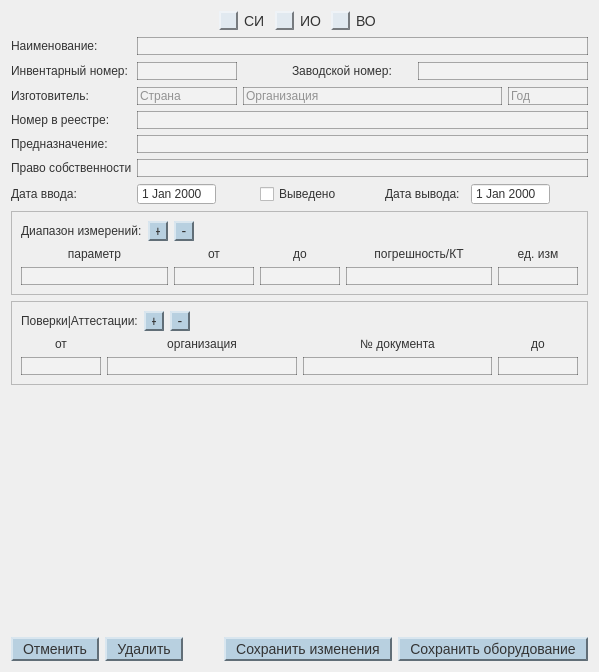
<?xml version="1.0" encoding="UTF-8"?>
<ui version="4.0">
 <class>add_Arenda</class>
 <widget class="QDialog" name="add_Arenda">
  <property name="geometry">
   <rect>
    <x>0</x>
    <y>0</y>
    <width>599</width>
    <height>672</height>
   </rect>
  </property>
  <property name="windowTitle">
   <string>Dialog</string>
  </property>
  <property name="styleSheet">
   <string notr="true">QWidget {
 color: #333333;
}

QLabel {
 color: #333333;
 background-color: rgba(0, 0, 0, 0);
}

QTableView {
 color: #333333;
 border: 2px solid rgba(0, 0, 0, 70);
 background-color: #f0e6d2;
 gridline-color: rgba(180, 180, 180, 128);
}

QTableView::item:selected {
 color: #333333;
 background-color: rgba(180, 200, 220, 128);
}

QRadioButton {
 font-size: 14px;
}

QRadioButton:checked {
 font-size: 14px;
 background-color: #e1e9f0;
}

QRadioButton::indicator {
    width: 15px;
    height: 15px;
}
QRadioButton::indicator:checked {
 background-color: #a0c0d0;
    border: 2px solid rgba(255, 255, 255, 0);
 border-top-color: rgba(0, 0, 0, 120);
 border-left-color: rgba(0, 0, 0, 120);
 border-bottom-color: rgba(255, 255, 255, 120);
 border-right-color: rgba(255, 255, 255, 120);
}
QRadioButton::indicator:unchecked {
 background-color: #e1e9f0;
    border: 2px solid rgba(255, 255, 255, 0);
 border-top-color: rgba(255, 255, 255, 120);
 border-left-color: rgba(255, 255, 255, 120);
 border-bottom-color: rgba(0, 0, 0, 120);
 border-right-color: rgba(0, 0, 0, 120);
}

QLineEdit {
 border: 1px solid rgba(0, 0, 0, 80);
 background-color: rgba(255, 255, 255, 40);
}

QTextEdit {
 border: 1px solid rgba(0, 0, 0, 80);
 background-color: rgba(255, 255, 255, 40);
}

QPushButton {
 background-color: #b8d0e0;
    border: 2px solid rgba(255, 255, 255, 0);
 border-top-color: rgba(255, 255, 255, 120);
 border-left-color: rgba(255, 255, 255, 120);
 border-bottom-color: rgba(0, 0, 0, 120);
 border-right-color: rgba(0, 0, 0, 120);
    padding: 2px 10px;
    font-size: 14px;
}

QPushButton:hover {
 background-color: #c8dfe8;
}

QPushButton:pressed {
 background-color: #a0b8c8;
    border-top-color: rgba(0, 0, 0, 120);
 border-left-color: rgba(0, 0, 0, 120);
 border-bottom-color: rgba(255, 255, 255, 120);
 border-right-color: rgba(255, 255, 255, 120);
}
</string>
  </property>
  <layout class="QVBoxLayout" name="verticalLayout">
   <item>
    <layout class="QHBoxLayout" name="horizontalLayout_11">
     <item>
      <spacer name="horizontalSpacer_3">
       <property name="orientation">
        <enum>Qt::Orientation::Horizontal</enum>
       </property>
       <property name="sizeHint" stdset="0">
        <size>
         <width>40</width>
         <height>20</height>
        </size>
       </property>
      </spacer>
     </item>
     <item>
      <widget class="QRadioButton" name="radioButton_SI">
       <property name="minimumSize">
        <size>
         <width>50</width>
         <height>0</height>
        </size>
       </property>
       <property name="text">
        <string>СИ</string>
       </property>
      </widget>
     </item>
     <item>
      <widget class="QRadioButton" name="radioButton_IO">
       <property name="minimumSize">
        <size>
         <width>50</width>
         <height>0</height>
        </size>
       </property>
       <property name="text">
        <string>ИО</string>
       </property>
      </widget>
     </item>
     <item>
      <widget class="QRadioButton" name="radioButton_VO">
       <property name="minimumSize">
        <size>
         <width>50</width>
         <height>0</height>
        </size>
       </property>
       <property name="text">
        <string>ВО</string>
       </property>
      </widget>
     </item>
     <item>
      <spacer name="horizontalSpacer_6">
       <property name="orientation">
        <enum>Qt::Orientation::Horizontal</enum>
       </property>
       <property name="sizeHint" stdset="0">
        <size>
         <width>40</width>
         <height>20</height>
        </size>
       </property>
      </spacer>
     </item>
    </layout>
   </item>
   <item>
    <layout class="QHBoxLayout" name="horizontalLayout_2">
     <item>
      <widget class="QLabel" name="label_2">
       <property name="minimumSize">
        <size>
         <width>120</width>
         <height>0</height>
        </size>
       </property>
       <property name="maximumSize">
        <size>
         <width>100</width>
         <height>16777215</height>
        </size>
       </property>
       <property name="text">
        <string>Наименование:</string>
       </property>
      </widget>
     </item>
     <item>
      <widget class="QLineEdit" name="lineEdit_naim"/>
     </item>
    </layout>
   </item>
   <item>
    <layout class="QHBoxLayout" name="horizontalLayout_19">
     <item>
      <layout class="QHBoxLayout" name="horizontalLayout">
       <item>
        <widget class="QLabel" name="label">
         <property name="minimumSize">
          <size>
           <width>120</width>
           <height>0</height>
          </size>
         </property>
         <property name="maximumSize">
          <size>
           <width>120</width>
           <height>16777215</height>
          </size>
         </property>
         <property name="text">
          <string>Инвентарный номер:</string>
         </property>
        </widget>
       </item>
       <item>
        <widget class="QLineEdit" name="lineEdit_inv">
         <property name="minimumSize">
          <size>
           <width>100</width>
           <height>0</height>
          </size>
         </property>
         <property name="maximumSize">
          <size>
           <width>80</width>
           <height>16777215</height>
          </size>
         </property>
        </widget>
       </item>
      </layout>
     </item>
     <item>
      <spacer name="horizontalSpacer_5">
       <property name="orientation">
        <enum>Qt::Orientation::Horizontal</enum>
       </property>
       <property name="sizeHint" stdset="0">
        <size>
         <width>40</width>
         <height>20</height>
        </size>
       </property>
      </spacer>
     </item>
     <item>
      <layout class="QHBoxLayout" name="horizontalLayout_3">
       <item>
        <widget class="QLabel" name="label_3">
         <property name="minimumSize">
          <size>
           <width>120</width>
           <height>0</height>
          </size>
         </property>
         <property name="maximumSize">
          <size>
           <width>120</width>
           <height>16777215</height>
          </size>
         </property>
         <property name="text">
          <string>Заводской номер:</string>
         </property>
        </widget>
       </item>
       <item>
        <widget class="QLineEdit" name="lineEdit_zav">
         <property name="minimumSize">
          <size>
           <width>170</width>
           <height>0</height>
          </size>
         </property>
        </widget>
       </item>
      </layout>
     </item>
    </layout>
   </item>
   <item>
    <layout class="QHBoxLayout" name="horizontalLayout_5">
     <item>
      <widget class="QLabel" name="label_5">
       <property name="minimumSize">
        <size>
         <width>120</width>
         <height>0</height>
        </size>
       </property>
       <property name="maximumSize">
        <size>
         <width>120</width>
         <height>16777215</height>
        </size>
       </property>
       <property name="text">
        <string>Изготовитель:</string>
       </property>
      </widget>
     </item>
     <item>
      <widget class="QLineEdit" name="lineEdit_izg_org">
       <property name="maximumSize">
        <size>
         <width>100</width>
         <height>16777215</height>
        </size>
       </property>
       <property name="placeholderText">
        <string>Страна</string>
       </property>
      </widget>
     </item>
     <item>
      <widget class="QLineEdit" name="lineEdit_izg_country">
       <property name="placeholderText">
        <string>Организация</string>
       </property>
      </widget>
     </item>
     <item>
      <widget class="QLineEdit" name="lineEdit_izg_year">
       <property name="maximumSize">
        <size>
         <width>80</width>
         <height>16777215</height>
        </size>
       </property>
       <property name="placeholderText">
        <string>Год</string>
       </property>
      </widget>
     </item>
    </layout>
   </item>
   <item>
    <layout class="QHBoxLayout" name="horizontalLayout_10">
     <item>
      <widget class="QLabel" name="label_10">
       <property name="minimumSize">
        <size>
         <width>120</width>
         <height>0</height>
        </size>
       </property>
       <property name="text">
        <string>Номер в реестре:</string>
       </property>
      </widget>
     </item>
     <item>
      <widget class="QLineEdit" name="lineEdit_reestr">
       <property name="minimumSize">
        <size>
         <width>0</width>
         <height>0</height>
        </size>
       </property>
      </widget>
     </item>
    </layout>
   </item>
   <item>
    <layout class="QHBoxLayout" name="horizontalLayout_8">
     <item>
      <widget class="QLabel" name="label_8">
       <property name="minimumSize">
        <size>
         <width>120</width>
         <height>0</height>
        </size>
       </property>
       <property name="maximumSize">
        <size>
         <width>120</width>
         <height>16777215</height>
        </size>
       </property>
       <property name="text">
        <string>Предназначение:</string>
       </property>
      </widget>
     </item>
     <item>
      <widget class="QLineEdit" name="lineEdit_pred">
       <property name="minimumSize">
        <size>
         <width>200</width>
         <height>0</height>
        </size>
       </property>
      </widget>
     </item>
    </layout>
   </item>
   <item>
    <layout class="QHBoxLayout" name="horizontalLayout_6">
     <item>
      <widget class="QLabel" name="label_6">
       <property name="minimumSize">
        <size>
         <width>120</width>
         <height>0</height>
        </size>
       </property>
       <property name="maximumSize">
        <size>
         <width>120</width>
         <height>16777215</height>
        </size>
       </property>
       <property name="text">
        <string>Право собственности:</string>
       </property>
      </widget>
     </item>
     <item>
      <widget class="QLineEdit" name="lineEdit_pravo">
       <property name="sizePolicy">
        <sizepolicy hsizetype="Expanding" vsizetype="Fixed">
         <horstretch>0</horstretch>
         <verstretch>0</verstretch>
        </sizepolicy>
       </property>
       <property name="minimumSize">
        <size>
         <width>200</width>
         <height>0</height>
        </size>
       </property>
      </widget>
     </item>
    </layout>
   </item>
   <item>
    <layout class="QHBoxLayout" name="horizontalLayout_13">
     <item>
      <layout class="QHBoxLayout" name="horizontalLayout_7">
       <item>
        <widget class="QLabel" name="label_7">
         <property name="minimumSize">
          <size>
           <width>120</width>
           <height>0</height>
          </size>
         </property>
         <property name="maximumSize">
          <size>
           <width>80</width>
           <height>16777215</height>
          </size>
         </property>
         <property name="text">
          <string>Дата ввода:</string>
         </property>
        </widget>
       </item>
       <item>
        <widget class="QDateEdit" name="dateEdit_vvod">
         <property name="buttonSymbols">
          <enum>QAbstractSpinBox::ButtonSymbols::NoButtons</enum>
         </property>
        </widget>
       </item>
       <item>
        <spacer name="horizontalSpacer_4">
         <property name="orientation">
          <enum>Qt::Orientation::Horizontal</enum>
         </property>
         <property name="sizeHint" stdset="0">
          <size>
           <width>40</width>
           <height>20</height>
          </size>
         </property>
        </spacer>
       </item>
      </layout>
     </item>
     <item>
      <widget class="QCheckBox" name="checkBox">
       <property name="text">
        <string>Выведено</string>
       </property>
      </widget>
     </item>
     <item>
      <spacer name="horizontalSpacer_8">
       <property name="orientation">
        <enum>Qt::Orientation::Horizontal</enum>
       </property>
       <property name="sizeHint" stdset="0">
        <size>
         <width>40</width>
         <height>20</height>
        </size>
       </property>
      </spacer>
     </item>
     <item>
      <layout class="QHBoxLayout" name="horizontalLayout_12">
       <item>
        <widget class="QLabel" name="label_11">
         <property name="minimumSize">
          <size>
           <width>80</width>
           <height>0</height>
          </size>
         </property>
         <property name="maximumSize">
          <size>
           <width>80</width>
           <height>16777215</height>
          </size>
         </property>
         <property name="text">
          <string>Дата вывода:</string>
         </property>
        </widget>
       </item>
       <item>
        <widget class="QDateEdit" name="dateEdit_vyvod">
         <property name="buttonSymbols">
          <enum>QAbstractSpinBox::ButtonSymbols::NoButtons</enum>
         </property>
        </widget>
       </item>
       <item>
        <spacer name="horizontalSpacer_7">
         <property name="orientation">
          <enum>Qt::Orientation::Horizontal</enum>
         </property>
         <property name="sizeHint" stdset="0">
          <size>
           <width>40</width>
           <height>20</height>
          </size>
         </property>
        </spacer>
       </item>
      </layout>
     </item>
    </layout>
   </item>
   <item>
    <widget class="QFrame" name="frame">
     <property name="frameShape">
      <enum>QFrame::Shape::StyledPanel</enum>
     </property>
     <property name="frameShadow">
      <enum>QFrame::Shadow::Raised</enum>
     </property>
     <layout class="QGridLayout" name="gridLayout">
      <item row="0" column="0">
       <layout class="QVBoxLayout" name="verticalLayout_4">
        <item>
         <layout class="QHBoxLayout" name="horizontalLayout_23">
          <item>
           <widget class="QLabel" name="label_12">
            <property name="text">
             <string>Диапазон измерений:</string>
            </property>
           </widget>
          </item>
          <item>
           <widget class="QPushButton" name="pushButton_add_d">
            <property name="maximumSize">
             <size>
              <width>20</width>
              <height>20</height>
             </size>
            </property>
            <property name="focusPolicy">
             <enum>Qt::FocusPolicy::NoFocus</enum>
            </property>
            <property name="text">
             <string>+</string>
            </property>
           </widget>
          </item>
          <item>
           <widget class="QPushButton" name="pushButton_rem_d">
            <property name="sizePolicy">
             <sizepolicy hsizetype="Minimum" vsizetype="Fixed">
              <horstretch>0</horstretch>
              <verstretch>0</verstretch>
             </sizepolicy>
            </property>
            <property name="maximumSize">
             <size>
              <width>20</width>
              <height>20</height>
             </size>
            </property>
            <property name="focusPolicy">
             <enum>Qt::FocusPolicy::NoFocus</enum>
            </property>
            <property name="text">
             <string>-</string>
            </property>
           </widget>
          </item>
          <item>
           <spacer name="horizontalSpacer">
            <property name="orientation">
             <enum>Qt::Orientation::Horizontal</enum>
            </property>
            <property name="sizeHint" stdset="0">
             <size>
              <width>40</width>
              <height>20</height>
             </size>
            </property>
           </spacer>
          </item>
         </layout>
        </item>
        <item>
         <layout class="QHBoxLayout" name="horizontalLayout_21">
          <property name="sizeConstraint">
           <enum>QLayout::SizeConstraint::SetDefaultConstraint</enum>
          </property>
          <item>
           <widget class="QLabel" name="label_21">
            <property name="sizePolicy">
             <sizepolicy hsizetype="Preferred" vsizetype="Fixed">
              <horstretch>0</horstretch>
              <verstretch>0</verstretch>
             </sizepolicy>
            </property>
            <property name="text">
             <string>параметр</string>
            </property>
            <property name="alignment">
             <set>Qt::AlignmentFlag::AlignCenter</set>
            </property>
           </widget>
          </item>
          <item>
           <widget class="QLabel" name="label_22">
            <property name="sizePolicy">
             <sizepolicy hsizetype="Preferred" vsizetype="Fixed">
              <horstretch>0</horstretch>
              <verstretch>0</verstretch>
             </sizepolicy>
            </property>
            <property name="maximumSize">
             <size>
              <width>80</width>
              <height>16777215</height>
             </size>
            </property>
            <property name="text">
             <string>от</string>
            </property>
            <property name="alignment">
             <set>Qt::AlignmentFlag::AlignCenter</set>
            </property>
           </widget>
          </item>
          <item>
           <widget class="QLabel" name="label_23">
            <property name="sizePolicy">
             <sizepolicy hsizetype="Preferred" vsizetype="Fixed">
              <horstretch>0</horstretch>
              <verstretch>0</verstretch>
             </sizepolicy>
            </property>
            <property name="maximumSize">
             <size>
              <width>80</width>
              <height>16777215</height>
             </size>
            </property>
            <property name="text">
             <string>до</string>
            </property>
            <property name="alignment">
             <set>Qt::AlignmentFlag::AlignCenter</set>
            </property>
           </widget>
          </item>
          <item>
           <widget class="QLabel" name="label_25">
            <property name="sizePolicy">
             <sizepolicy hsizetype="Preferred" vsizetype="Fixed">
              <horstretch>0</horstretch>
              <verstretch>0</verstretch>
             </sizepolicy>
            </property>
            <property name="text">
             <string>погрешность/КТ</string>
            </property>
            <property name="alignment">
             <set>Qt::AlignmentFlag::AlignCenter</set>
            </property>
           </widget>
          </item>
          <item>
           <widget class="QLabel" name="label_24">
            <property name="sizePolicy">
             <sizepolicy hsizetype="Preferred" vsizetype="Fixed">
              <horstretch>0</horstretch>
              <verstretch>0</verstretch>
             </sizepolicy>
            </property>
            <property name="maximumSize">
             <size>
              <width>80</width>
              <height>16777215</height>
             </size>
            </property>
            <property name="text">
             <string>ед. изм</string>
            </property>
            <property name="alignment">
             <set>Qt::AlignmentFlag::AlignCenter</set>
            </property>
           </widget>
          </item>
         </layout>
        </item>
        <item>
         <layout class="QHBoxLayout" name="horizontalLayout_18">
          <item>
           <widget class="QLineEdit" name="lineEdit_d_param"/>
          </item>
          <item>
           <widget class="QLineEdit" name="lineEdit_d_ot">
            <property name="maximumSize">
             <size>
              <width>80</width>
              <height>16777215</height>
             </size>
            </property>
           </widget>
          </item>
          <item>
           <widget class="QLineEdit" name="lineEdit_d_do">
            <property name="maximumSize">
             <size>
              <width>80</width>
              <height>16777215</height>
             </size>
            </property>
           </widget>
          </item>
          <item>
           <widget class="QLineEdit" name="lineEdit_d_ed"/>
          </item>
          <item>
           <widget class="QLineEdit" name="lineEdit_d_pogr">
            <property name="maximumSize">
             <size>
              <width>80</width>
              <height>16777215</height>
             </size>
            </property>
           </widget>
          </item>
         </layout>
        </item>
       </layout>
      </item>
     </layout>
    </widget>
   </item>
   <item>
    <widget class="QFrame" name="frame_2">
     <property name="frameShape">
      <enum>QFrame::Shape::StyledPanel</enum>
     </property>
     <property name="frameShadow">
      <enum>QFrame::Shadow::Raised</enum>
     </property>
     <layout class="QGridLayout" name="gridLayout_2">
      <item row="0" column="0">
       <layout class="QVBoxLayout" name="verticalLayout_5">
        <property name="sizeConstraint">
         <enum>QLayout::SizeConstraint::SetDefaultConstraint</enum>
        </property>
        <item>
         <layout class="QHBoxLayout" name="horizontalLayout_24">
          <item>
           <widget class="QLabel" name="label_13">
            <property name="text">
             <string>Поверки|Аттестации:</string>
            </property>
           </widget>
          </item>
          <item>
           <widget class="QPushButton" name="pushButton_add_p">
            <property name="maximumSize">
             <size>
              <width>20</width>
              <height>20</height>
             </size>
            </property>
            <property name="focusPolicy">
             <enum>Qt::FocusPolicy::NoFocus</enum>
            </property>
            <property name="text">
             <string>+</string>
            </property>
           </widget>
          </item>
          <item>
           <widget class="QPushButton" name="pushButton_rem_p">
            <property name="maximumSize">
             <size>
              <width>20</width>
              <height>20</height>
             </size>
            </property>
            <property name="focusPolicy">
             <enum>Qt::FocusPolicy::NoFocus</enum>
            </property>
            <property name="text">
             <string>-</string>
            </property>
           </widget>
          </item>
          <item>
           <spacer name="horizontalSpacer_2">
            <property name="orientation">
             <enum>Qt::Orientation::Horizontal</enum>
            </property>
            <property name="sizeHint" stdset="0">
             <size>
              <width>40</width>
              <height>20</height>
             </size>
            </property>
           </spacer>
          </item>
         </layout>
        </item>
        <item>
         <layout class="QHBoxLayout" name="horizontalLayout_22">
          <item>
           <widget class="QLabel" name="label_26">
            <property name="sizePolicy">
             <sizepolicy hsizetype="Preferred" vsizetype="Fixed">
              <horstretch>0</horstretch>
              <verstretch>0</verstretch>
             </sizepolicy>
            </property>
            <property name="maximumSize">
             <size>
              <width>80</width>
              <height>16777215</height>
             </size>
            </property>
            <property name="text">
             <string>от</string>
            </property>
            <property name="alignment">
             <set>Qt::AlignmentFlag::AlignCenter</set>
            </property>
           </widget>
          </item>
          <item>
           <widget class="QLabel" name="label_27">
            <property name="sizePolicy">
             <sizepolicy hsizetype="Preferred" vsizetype="Fixed">
              <horstretch>0</horstretch>
              <verstretch>0</verstretch>
             </sizepolicy>
            </property>
            <property name="text">
             <string>организация</string>
            </property>
            <property name="alignment">
             <set>Qt::AlignmentFlag::AlignCenter</set>
            </property>
           </widget>
          </item>
          <item>
           <widget class="QLabel" name="label_28">
            <property name="sizePolicy">
             <sizepolicy hsizetype="Preferred" vsizetype="Fixed">
              <horstretch>0</horstretch>
              <verstretch>0</verstretch>
             </sizepolicy>
            </property>
            <property name="text">
             <string>№ документа</string>
            </property>
            <property name="alignment">
             <set>Qt::AlignmentFlag::AlignCenter</set>
            </property>
           </widget>
          </item>
          <item>
           <widget class="QLabel" name="label_29">
            <property name="sizePolicy">
             <sizepolicy hsizetype="Preferred" vsizetype="Fixed">
              <horstretch>0</horstretch>
              <verstretch>0</verstretch>
             </sizepolicy>
            </property>
            <property name="maximumSize">
             <size>
              <width>80</width>
              <height>16777215</height>
             </size>
            </property>
            <property name="text">
             <string>до</string>
            </property>
            <property name="alignment">
             <set>Qt::AlignmentFlag::AlignCenter</set>
            </property>
           </widget>
          </item>
         </layout>
        </item>
        <item>
         <layout class="QHBoxLayout" name="horizontalLayout_20">
          <item>
           <widget class="QLineEdit" name="lineEdit_p_ot">
            <property name="maximumSize">
             <size>
              <width>80</width>
              <height>16777215</height>
             </size>
            </property>
           </widget>
          </item>
          <item>
           <widget class="QLineEdit" name="lineEdit_p_org"/>
          </item>
          <item>
           <widget class="QLineEdit" name="lineEdit_p_svid"/>
          </item>
          <item>
           <widget class="QLineEdit" name="lineEdit_p_do">
            <property name="maximumSize">
             <size>
              <width>80</width>
              <height>16777215</height>
             </size>
            </property>
           </widget>
          </item>
         </layout>
        </item>
       </layout>
      </item>
     </layout>
    </widget>
   </item>
   <item>
    <spacer name="verticalSpacer">
     <property name="orientation">
      <enum>Qt::Orientation::Vertical</enum>
     </property>
     <property name="sizeHint" stdset="0">
      <size>
       <width>20</width>
       <height>116</height>
      </size>
     </property>
    </spacer>
   </item>
   <item>
    <layout class="QHBoxLayout" name="horizontalLayout_14">
     <item>
      <widget class="QPushButton" name="pushButton_cancel">
       <property name="text">
        <string>Отменить</string>
       </property>
      </widget>
     </item>
     <item>
      <widget class="QPushButton" name="pushButton_delete">
       <property name="text">
        <string>Удалить</string>
       </property>
      </widget>
     </item>
     <item>
      <spacer name="horizontalSpacer_9">
       <property name="orientation">
        <enum>Qt::Orientation::Horizontal</enum>
       </property>
       <property name="sizeHint" stdset="0">
        <size>
         <width>40</width>
         <height>20</height>
        </size>
       </property>
      </spacer>
     </item>
     <item>
      <widget class="QPushButton" name="pushButton_edit">
       <property name="text">
        <string>Сохранить изменения</string>
       </property>
      </widget>
     </item>
     <item>
      <widget class="QPushButton" name="pushButton_save">
       <property name="text">
        <string>Сохранить оборудование</string>
       </property>
      </widget>
     </item>
    </layout>
   </item>
  </layout>
 </widget>
 <resources/>
 <connections/>
</ui>
